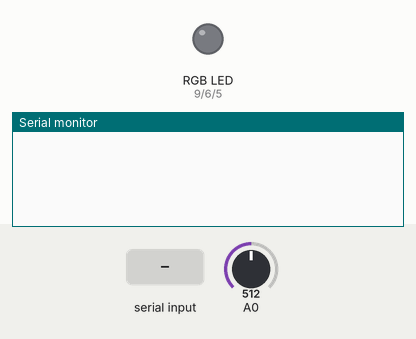
This sketch was run on a simulated Arduino Uno, built with avr-gcc and run on an emulated ATmega328P. On the bench: an RGB LED mixed from three pins (HIGH = lit), the last lines printed to the serial monitor. Inputs (shaded band) come from the test bench; at power-on: A0 = 512.

Above: at 1.2 s.
1.3 s: "p,1\n" received over Serial
At 2.43 s:
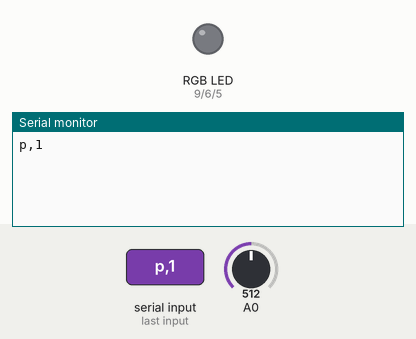
3.9 s: A0 set to 0
At 3.9 s:
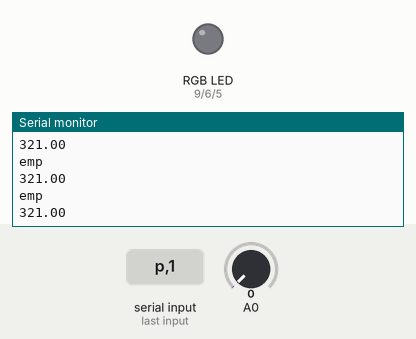
6.0 s: "s,1\n" received over Serial
At 8.2 s:
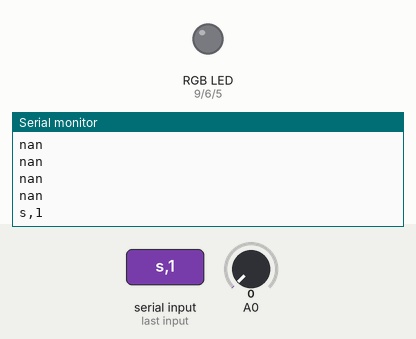
8.5 s: "(" received over Serial
At 10.5 s:
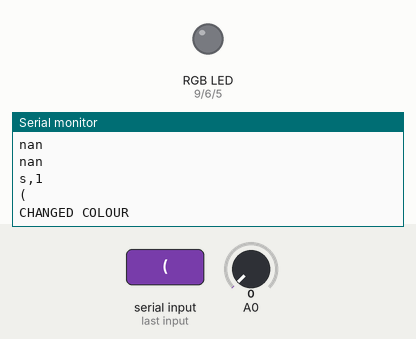

Measured:
- after the input at 1.3 s, the serial monitor: prints a new line after 1.0 s (image 1)
- after the input at 6.0 s, the serial monitor: prints a new line after 1.0 s (image 3)
- after the input at 8.5 s, the serial monitor: prints a new line after 1.0 s (image 4)

The sketch:

MusicLED.ino
```cpp
#include "arduinoFFT.h"
//#include <SoftwareSerial.h>

#define SAMPLES 128             //SAMPLES-pt FFT. Must be a base 2 number. Max 128 for Arduino Uno.
#define SAMPLING_FREQUENCY 2048 //Ts = Based on Nyquist, must be 2 times the highest expected frequency.

arduinoFFT FFT = arduinoFFT();

unsigned int samplingPeriod;
unsigned long microSeconds;

double vReal[SAMPLES]; //create vector of size SAMPLES to hold real values
double vImag[SAMPLES]; //create vector of size SAMPLES to hold imaginary values


#define MIC A0
#define RED_PIN 9
#define GREEN_PIN 6
#define BLUE_PIN 5

String data = "";
int period = 3;
int r = 0;
int g = 0;
int b = 0;
double f = 0;
bool on = false; //false
int arrayScale = 0;
String rgbColours[] = {};
//==============================================================
//                     LED FUNCTIonS
//==============================================================

void changeColour (int r, int g, int b, int nr, int ng, int nb) {
    double deltar = r - nr;
    double deltag = g - ng;
    double deltab = b - nb;
    double deltari = deltar / 50;
    double deltagi = deltag / 50;
    double deltabi = deltab / 50;
    double newr;
    double newg;
    double newb;

        for (int i = 0; i < 51; i++) {
        newr = r  - deltari * i;
        newg = g  - deltagi * i;
        newb = b  - deltabi * i;
              if (newr < 0) newr = 0.0;
              if (newg < 0) newg = 0.0;
              if (newb < 0) newb = 0.0;
              if (newr > 255) newr = 255.0;
              if (newg > 255) newg = 255.0;
              if (newb > 255) newb = 255.0;
        analogWrite(RED_PIN, newr);
        analogWrite(GREEN_PIN, newg);
        analogWrite(BLUE_PIN, newb);
        delay(period);
            }
}

void change(int r, int g, int b, int nr, int ng, int nb) {
     changeColour(r, g, b, nr, ng, nb);
     changeColour(nr, ng, nb, r, g, b);
}
void beat () {
    change(r, g, b, r + 50, g - 30, b - 10) ;
}
void musical() {
    change(r, g, b, r + 30, g + 30, b + 30) ;
}
void vocal() {
    change(r, g, b, r - 50, g + 30, b + 10) ;
}
void setup()
{
    Serial.begin(9600);
    samplingPeriod = round(1000000*(1.0/SAMPLING_FREQUENCY)); //Period in microseconds
}
 bool stop = false;
void loop()
{
    if(Serial.available()) {
      data = Serial.readString();
      Serial.println(data);
        int n = data.length();
        char char_array[n + 1];
        strcpy(char_array, data.c_str());
        if (String(char_array[0]) == "(" ) {
          Serial.println("CHANGED COLOUR");
          //RGB colours
          String sr = String(strtok(char_array, "(-"));
          String sg = String(strtok(NULL, "-"));
          String sb = String(strtok(NULL, ")"));
          changeColour(r, g, b, sr.toInt(), sg.toInt(), sb.toInt());
          r = sr.toInt();
          g = sg.toInt();
          b = sb.toInt();
        }
        if (String(char_array[0]) == "p" ) {
          on = 1;
        }
        if (String(char_array[0]) == "s" ) {
          on = 0;
        }
    }
    analogWrite(RED_PIN, r);
    analogWrite(GREEN_PIN, g);
    analogWrite(BLUE_PIN, b);
     if (on) {
       for(int i=0; i<SAMPLES; i++)
    {
        microSeconds = micros();    //Returns the number of microseconds since the Arduino board began running the current script.

        vReal[i] = analogRead(0); //Reads the value from analog pin 0 (A0), quantize it and save it as a real term.
        vImag[i] = 0; //Makes imaginary term 0 always

        /*remaining wait time between samples if necessary*/
        while(micros() < (microSeconds + samplingPeriod))
        {
          //do nothing
        }
    }
    FFT.Windowing(vReal, SAMPLES, FFT_WIN_TYP_HAMMING, FFT_FORWARD);
    FFT.Compute(vReal, vImag, SAMPLES, FFT_FORWARD);
    FFT.ComplexToMagnitude(vReal, vImag, SAMPLES);
    /*Find peak frequency and print peak*/
    f = FFT.MajorPeak(vReal, SAMPLES, SAMPLING_FREQUENCY);
    int foo = f;
    if (foo == 2) {
      f = 321;
      Serial.println("emp");
    }
    Serial.println(f);

//    double *f = FFT.MajorPeak(vReal, SAMPLES, SAMPLING_FREQUENCY);
//    Serial.print(f[0]);
//    Serial.print(" ");
//    Serial.println(f[1]);
            if (f < 200) {
              beat();
              Serial.println("BEAT");
            }

            else if (350 <= f) {
              vocal();
              Serial.println("VOCAL");

            }
     }
//     while(1);
}
```

arduinoFFT.h
```cpp
// (licence header left out)
#ifndef arduinoFFT_h /* Prevent loading library twice */
#define arduinoFFT_h
#ifdef ARDUINO
	#if ARDUINO >= 100
		#include "Arduino.h"
	#else
		#include "WProgram.h" /* This is where the standard Arduino code lies */
	#endif
#else
	#include <stdlib.h>
	#include <stdio.h>
	#ifdef __AVR__
		#include <avr/io.h>
		#include <avr/pgmspace.h>
	#endif
	#include <math.h>
	#include "defs.h"
	#include "types.h"
#endif

#define FFT_LIB_REV 0x14
/* Custom constants */
#define FFT_FORWARD 0x01
#define FFT_REVERSE 0x00

/* Windowing type */
#define FFT_WIN_TYP_RECTANGLE 0x00 /* rectangle (Box car) */
#define FFT_WIN_TYP_HAMMING 0x01 /* hamming */
#define FFT_WIN_TYP_HANN 0x02 /* hann */
#define FFT_WIN_TYP_TRIANGLE 0x03 /* triangle (Bartlett) */
#define FFT_WIN_TYP_NUTTALL 0x04 /* nuttall */
#define FFT_WIN_TYP_BLACKMAN 0x05 /* blackman */
#define FFT_WIN_TYP_BLACKMAN_NUTTALL 0x06 /* blackman nuttall */
#define FFT_WIN_TYP_BLACKMAN_HARRIS 0x07 /* blackman harris*/
#define FFT_WIN_TYP_FLT_TOP 0x08 /* flat top */
#define FFT_WIN_TYP_WELCH 0x09 /* welch */
/*Mathematial constants*/
#define twoPi 6.28318531
#define fourPi 12.56637061
#define sixPi 18.84955593

#ifdef __AVR__
	static const double _c1[]PROGMEM = {0.0000000000, 0.7071067812, 0.9238795325, 0.9807852804,
																0.9951847267, 0.9987954562, 0.9996988187, 0.9999247018,
																0.9999811753, 0.9999952938, 0.9999988235, 0.9999997059,
																0.9999999265, 0.9999999816, 0.9999999954, 0.9999999989,
																0.9999999997};
	static const double _c2[]PROGMEM = {1.0000000000, 0.7071067812, 0.3826834324, 0.1950903220,
																0.0980171403, 0.0490676743, 0.0245412285, 0.0122715383,
																0.0061358846, 0.0030679568, 0.0015339802, 0.0007669903,
																0.0003834952, 0.0001917476, 0.0000958738, 0.0000479369,
																0.0000239684};
#endif
class arduinoFFT {
public:
	/* Constructor */
	arduinoFFT(void);
	arduinoFFT(double *vReal, double *vImag, uint16_t samples, double samplingFrequency);
	/* Destructor */
	~arduinoFFT(void);
	/* Functions */
	uint8_t Revision(void);
	uint8_t Exponent(uint16_t value);

	void ComplexToMagnitude(double *vReal, double *vImag, uint16_t samples);
	void Compute(double *vReal, double *vImag, uint16_t samples, uint8_t dir);
	void Compute(double *vReal, double *vImag, uint16_t samples, uint8_t power, uint8_t dir);
	void DCRemoval(double *vData, uint16_t samples);
	double MajorPeak(double *vD, uint16_t samples, double samplingFrequency);
	void MajorPeak(double *vD, uint16_t samples, double samplingFrequency, double *f, double *v);
	void Windowing(double *vData, uint16_t samples, uint8_t windowType, uint8_t dir);

	void ComplexToMagnitude();
	void Compute(uint8_t dir);
	void DCRemoval();
	double MajorPeak();
	void MajorPeak(double *f, double *v);
	void Windowing(uint8_t windowType, uint8_t dir);

private:
	/* Variables */
	uint16_t _samples;
	double _samplingFrequency;
	double *_vReal;
	double *_vImag;
	uint8_t _power;
	/* Functions */
	void Swap(double *x, double *y);
};

#endif
```

Source omitted: arduinoFFT.cpp (15491 bytes)
